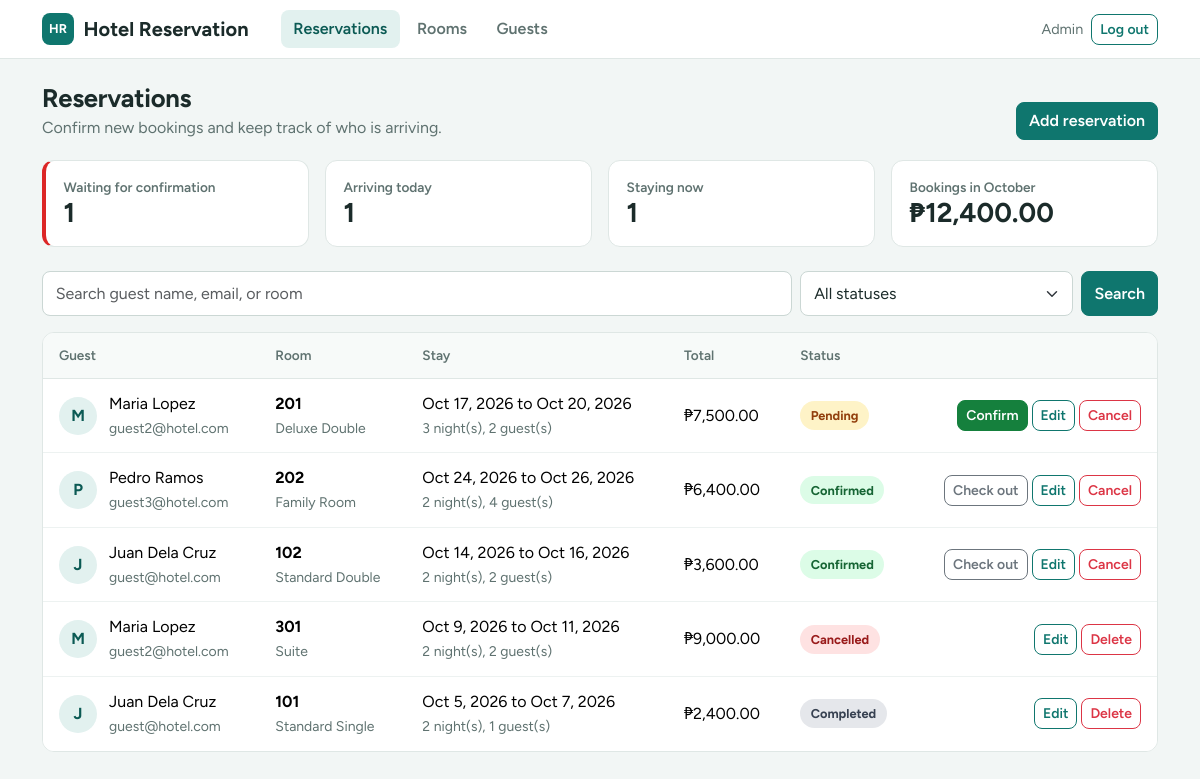
Screenshot of /admin/reservations.php (signed in) with the database file from the repository.
### tables this page shows
CREATE TABLE reservations (
  id INT AUTO_INCREMENT PRIMARY KEY,
  guest_id INT NOT NULL,
  room_id INT NOT NULL,
  check_in DATE NOT NULL,
  check_out DATE NOT NULL,
  guests INT NOT NULL DEFAULT 1,
  total_price DECIMAL(10,2) NOT NULL,
  status ENUM('pending','confirmed','cancelled','completed') NOT NULL DEFAULT 'pending',
  created_at TIMESTAMP DEFAULT CURRENT_TIMESTAMP,
  FOREIGN KEY (guest_id) REFERENCES users(id) ON DELETE CASCADE,
  FOREIGN KEY (room_id) REFERENCES rooms(id) ON DELETE RESTRICT
);

CREATE TABLE users (
  id INT AUTO_INCREMENT PRIMARY KEY,
  name VARCHAR(100) NOT NULL,
  email VARCHAR(150) NOT NULL UNIQUE,
  password VARCHAR(255) NOT NULL,
  role ENUM('admin','guest') NOT NULL DEFAULT 'guest',
  phone VARCHAR(30) NULL,
  created_at TIMESTAMP DEFAULT CURRENT_TIMESTAMP
);

CREATE TABLE rooms (
  id INT AUTO_INCREMENT PRIMARY KEY,
  room_no VARCHAR(20) NOT NULL UNIQUE,
  room_type VARCHAR(50) NOT NULL,
  capacity INT NOT NULL,
  price_per_night DECIMAL(10,2) NOT NULL,
  description VARCHAR(255) DEFAULT ''
);

### connection.php (called while the page is built, shortened)
<?php
function h($text) {
    return htmlspecialchars($text);
}
?>

### admin/reservations.php (the view, shortened to what this page needs)
<?php
include '../connection.php';
$today = date('Y-m-d');
$month = date('Y-m');
$result = mysqli_query($conn, "SELECT COUNT(*) AS total FROM reservations WHERE status='pending'");
$row = mysqli_fetch_assoc($result);
$pending = $row['total'];
$result = mysqli_query($conn, "SELECT COUNT(*) AS total FROM reservations WHERE status='confirmed' AND check_in = '$today'");
$row = mysqli_fetch_assoc($result);
$arriving = $row['total'];
$result = mysqli_query($conn, "SELECT COUNT(*) AS total FROM reservations WHERE status='confirmed' AND check_in <= '$today' AND check_out > '$today'");
$row = mysqli_fetch_assoc($result);
$staying = $row['total'];
$result = mysqli_query($conn, "SELECT COALESCE(SUM(total_price), 0) AS total FROM reservations
                               WHERE status IN ('confirmed','completed') AND DATE_FORMAT(check_in, '%Y-%m') = '$month'");
$row = mysqli_fetch_assoc($result);
$revenue = $row['total'];
$search = isset($_GET['q']) ? trim($_GET['q']) : "";
$q = mysqli_real_escape_string($conn, $search);
$sql = "SELECT x.*, u.name AS guest_name, u.email AS guest_email, r.room_no, r.room_type,
               DATEDIFF(x.check_out, x.check_in) AS nights
        FROM reservations x
        JOIN users u ON u.id = x.guest_id
        JOIN rooms r ON r.id = x.room_id
        WHERE (u.name LIKE '%$q%' OR u.email LIKE '%$q%' OR r.room_no LIKE '%$q%')";
$sql .= " ORDER BY x.status = 'pending' DESC, x.check_in DESC";
$reservations = mysqli_query($conn, $sql);
$base = "../";
include '../header.php';
?>
<div class="page-head">
  <div>
    <h1>Reservations</h1>
    <p>Confirm new bookings and keep track of who is arriving.</p>
  </div>
  <a href="reservation_form.php" class="btn btn-primary">Add reservation</a>
</div>
<div class="row g-3 mb-4">
  <div class="col-6 col-md-3"><div class="card stat <?php if ($pending > 0) echo 'alert-stat'; ?>"><div class="label">Waiting for confirmation</div><div class="value"><?= $pending ?></div></div></div>
  <div class="col-6 col-md-3"><div class="card stat"><div class="label">Arriving today</div><div class="value"><?= $arriving ?></div></div></div>
  <div class="col-6 col-md-3"><div class="card stat"><div class="label">Staying now</div><div class="value"><?= $staying ?></div></div></div>
  <div class="col-6 col-md-3"><div class="card stat"><div class="label">Bookings in <?= date('F') ?></div><div class="value">&#8369;<?= number_format($revenue, 2) ?></div></div></div>
</div>
<form class="row g-2 mb-3" method="GET">
  <div class="col-12 col-md">
    <input class="form-control" type="search" name="q" placeholder="Search guest name, email, or room" value="<?= h($search) ?>">
  </div>
  <div class="col-8 col-md-3">
    <select name="status" class="form-select">
      <option value="">All statuses</option>
    </select>
  </div>
  <div class="col-4 col-md-auto d-flex gap-2">
    <button type="submit" class="btn btn-primary flex-fill">Search</button>
  </div>
</form>
<div class="table-card">
  <div class="table-responsive">
    <table class="table align-middle">
      <thead><tr><th>Guest</th><th>Room</th><th>Stay</th><th>Total</th><th>Status</th><th></th></tr></thead>
      <tbody>
      <?php while ($row = mysqli_fetch_assoc($reservations)) { ?>
        <tr>
          <td>
            <div class="person">
              <span class="avatar"><?= h(strtoupper(substr($row['guest_name'], 0, 1))) ?></span>
              <div><?= h($row['guest_name']) ?><br><small><?= h($row['guest_email']) ?></small></div>
            </div>
          </td>
          <td><strong><?= h($row['room_no']) ?></strong><br><small class="text-muted"><?= h($row['room_type']) ?></small></td>
          <td>
            <?= date('M j, Y', strtotime($row['check_in'])) ?> to <?= date('M j, Y', strtotime($row['check_out'])) ?><br>
            <small class="text-muted"><?= $row['nights'] ?> night(s), <?= $row['guests'] ?> guest(s)</small>
          </td>
          <td>&#8369;<?= number_format($row['total_price'], 2) ?></td>
          <td><span class="badge-<?= $row['status'] ?>"><?= ucfirst($row['status']) ?></span></td>
          <td class="text-end text-nowrap">
            <form method="POST" class="d-inline">
              <?php if ($row['status'] == 'pending') { ?>
                <button type="submit" name="action" value="confirm" class="btn btn-sm btn-success">Confirm</button>
              <?php } elseif ($row['status'] == 'confirmed') { ?>
                <button type="submit" name="action" value="complete" class="btn btn-sm btn-outline-secondary">Check out</button>
              <?php } ?>
            </form>
            <a class="btn btn-sm btn-outline-primary" href="reservation_form.php?id=<?= $row['id'] ?>">Edit</a>
            <form method="POST" class="d-inline" onsubmit="return confirm('Are you sure?')">
              <?php if ($row['status'] == 'pending' || $row['status'] == 'confirmed') { ?>
                <button type="submit" name="action" value="cancel" class="btn btn-sm btn-outline-danger">Cancel</button>
              <?php } else { ?>
                <button type="submit" name="action" value="delete" class="btn btn-sm btn-outline-danger">Delete</button>
              <?php } ?>
            </form>
          </td>
        </tr>
      <?php } ?>
      </tbody>
    </table>
  </div>
</div>
<?php include '../footer.php'; ?>

### header.php (shortened to what this page needs)
<?php
$page = basename($_SERVER['PHP_SELF']);
$role = isset($_SESSION['role']) ? $_SESSION['role'] : '';
?>
<!DOCTYPE html>
<html lang="en">
<head>
  <link href="https://cdn.jsdelivr.net/npm/bootstrap@5.3.3/dist/css/bootstrap.min.css" rel="stylesheet">
  <link href="<?= $base ?>assets/style.css" rel="stylesheet">
</head>
<body>
<nav class="navbar navbar-expand-md topbar py-2">
  <div class="container">
    <a class="navbar-brand" href="<?= $base ?>index.php"><span class="brand-mark">HR</span> Hotel Reservation</a>
    <div class="collapse navbar-collapse" id="menu">
      <ul class="navbar-nav me-auto ms-md-3 gap-md-1">
        <?php if ($role == 'admin') { ?>
          <li class="nav-item"><a class="nav-link <?php if ($page == 'reservations.php' || $page == 'reservation_form.php') echo 'active'; ?>" href="<?= $base ?>admin/reservations.php">Reservations</a></li>
          <li class="nav-item"><a class="nav-link <?php if ($page == 'rooms.php') echo 'active'; ?>" href="<?= $base ?>admin/rooms.php">Rooms</a></li>
          <li class="nav-item"><a class="nav-link <?php if ($page == 'guests.php') echo 'active'; ?>" href="<?= $base ?>admin/guests.php">Guests</a></li>
        <?php } ?>
      </ul>
      <ul class="navbar-nav align-items-md-center gap-md-2">
        <li class="nav-item"><span class="nav-user"><?= h($_SESSION['name']) ?></span></li>
        <li class="nav-item"><a class="btn btn-outline-primary btn-sm" href="<?= $base ?>logout.php">Log out</a></li>
      </ul>
    </div>
  </div>
</nav>
<main class="container py-4">

### footer.php (shortened to what this page needs)
</main>
</body>
</html>

### assets/style.css (style rules this page uses)
:root { --bh-ink: #1b2b2a; --bh-muted: #5f7270; --bh-line: #dfe7e5; --bh-bg: #f2f6f5; --bh-teal: #0f766e; --bh-teal-dark: #0b5a54; --bh-brass: #e8b04a; --bs-body-font-family: 'Figtree', system-ui, -apple-system, 'Segoe UI', Roboto, sans-serif; --bs-body-color: var(--bh-ink); --bs-link-color: var(--bh-teal); --bs-link-hover-color: var(--bh-teal-dark); }
body { background: var(--bh-bg); }
h1, h2, h3, h4, h5 { letter-spacing: -0.01em; }
.text-muted { color: var(--bh-muted) !important; }
.btn { border-radius: 8px; font-weight: 600; }
.btn-primary { --bs-btn-bg: var(--bh-teal); --bs-btn-border-color: var(--bh-teal); --bs-btn-hover-bg: var(--bh-teal-dark); --bs-btn-hover-border-color: var(--bh-teal-dark); --bs-btn-active-bg: var(--bh-teal-dark); --bs-btn-active-border-color: var(--bh-teal-dark); --bs-btn-disabled-bg: var(--bh-teal); --bs-btn-disabled-border-color: var(--bh-teal); }
.btn-outline-primary { --bs-btn-color: var(--bh-teal); --bs-btn-border-color: var(--bh-teal); --bs-btn-hover-bg: var(--bh-teal); --bs-btn-hover-border-color: var(--bh-teal); --bs-btn-active-bg: var(--bh-teal-dark); --bs-btn-active-border-color: var(--bh-teal-dark); }
.btn-success { --bs-btn-bg: #15803d; --bs-btn-border-color: #15803d; --bs-btn-hover-bg: #116a32; --bs-btn-hover-border-color: #116a32; }
.form-control, .form-select { border-radius: 8px; border-color: #cbd7d4; padding: .6rem .8rem; }
.topbar { background: #fff; border-bottom: 1px solid var(--bh-line); }
.topbar .navbar-brand { display: flex; align-items: center; gap: .6rem; font-weight: 700; color: var(--bh-ink); }
.brand-mark { width: 32px; height: 32px; border-radius: 8px; background: var(--bh-teal); color: #fff; display: inline-flex; align-items: center; justify-content: center; font-size: .8rem; font-weight: 700; }
.topbar .nav-link { color: var(--bh-muted); font-weight: 600; border-radius: 8px; padding: .45rem .8rem !important; }
.topbar .nav-link.active { color: var(--bh-teal-dark); background: #e2f1ef; }
.topbar .nav-user { color: var(--bh-muted); font-size: .9rem; }
.page-head { display: flex; flex-wrap: wrap; justify-content: space-between; align-items: flex-end; gap: .75rem; margin-bottom: 1.25rem; }
.page-head h1 { margin: 0; font-size: 1.6rem; font-weight: 700; }
.page-head p { margin: .15rem 0 0; color: var(--bh-muted); }
.card { border: 1px solid var(--bh-line); border-radius: 12px; box-shadow: none; }
.stat { padding: 1rem 1.1rem; }
.stat .label { color: var(--bh-muted); font-size: .85rem; font-weight: 600; }
.stat .value { font-size: 1.7rem; font-weight: 700; line-height: 1.2; }
.stat.alert-stat { border-left: 4px solid #dc2626; }
.table-card { background: #fff; border: 1px solid var(--bh-line); border-radius: 12px; overflow: hidden; }
.table-card .table { margin: 0; --bs-table-bg: #fff; }
.table-card thead th { background: #f7faf9; color: var(--bh-muted); font-size: .85rem; font-weight: 600; border-bottom: 1px solid var(--bh-line); padding: .75rem 1rem; }
.table-card td { padding: .8rem 1rem; border-color: #edf2f1; }
.table-card tbody tr:last-child td { border-bottom: 0; }
.person { display: flex; align-items: center; gap: .75rem; }
.avatar { width: 38px; height: 38px; border-radius: 50%; background: #e2f1ef; color: var(--bh-teal-dark); display: inline-flex; align-items: center; justify-content: center; font-weight: 700; flex-shrink: 0; }
.person small { color: var(--bh-muted); }
.badge-pending, .badge-confirmed, .badge-cancelled, .badge-completed { display: inline-block; padding: .3rem .65rem; border-radius: 999px; font-size: .8rem; font-weight: 700; }
.badge-pending { background: #fef3c7; color: #92400e; }
.badge-confirmed { background: #dcfce7; color: #166534; }
.badge-cancelled { background: #fee2e2; color: #991b1b; }
.badge-completed { background: #e5e7eb; color: #374151; }

### rows the page displays
reservations: guest.name "M", guest.name "Maria Lopez", guest.email "guest2@hotel.com", room.room_no "201", room.room_type "Deluxe Double", check_in "Oct 17, 2026", check_out "Oct 20, 2026", nights "3", guests "2", total_price "7,500.00", status "Pending", shows "Confirm", shows "Cancel"
reservations: guest.name "P", guest.name "Pedro Ramos", guest.email "guest3@hotel.com", room.room_no "202", room.room_type "Family Room", check_in "Oct 24, 2026", check_out "Oct 26, 2026", nights "2", guests "4", total_price "6,400.00", status "Confirmed", shows "Check out", shows "Cancel"
reservations: guest.name "J", guest.name "Juan Dela Cruz", guest.email "guest@hotel.com", room.room_no "102", room.room_type "Standard Double", check_in "Oct 14, 2026", check_out "Oct 16, 2026", nights "2", guests "2", total_price "3,600.00", status "Confirmed", shows "Check out", shows "Cancel"
reservations: guest.name "M", guest.name "Maria Lopez", guest.email "guest2@hotel.com", room.room_no "301", room.room_type "Suite", check_in "Oct 9, 2026", check_out "Oct 11, 2026", nights "2", guests "2", total_price "9,000.00", status "Cancelled", shows "Delete"
reservations: guest.name "J", guest.name "Juan Dela Cruz", guest.email "guest@hotel.com", room.room_no "101", room.room_type "Standard Single", check_in "Oct 5, 2026", check_out "Oct 7, 2026", nights "2", guests "1", total_price "2,400.00", status "Completed", shows "Delete"

### other values shown
$_SESSION['name'] "Admin"
$pending "1"
$arriving "1"
$staying "1"
$revenue "12,400.00"
